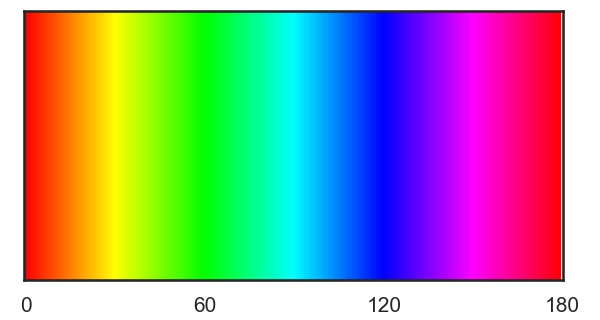
#> input picture Unidad 2/Semana5/hsv.jpg, 600 x 320 px, given in place of the camera
$ python detectorcolores.py
#> lines starting #> are read from the running program, lines starting #| are printed output that depends on the picture; after the words box and inside, x2 and y2 are one past the last pixel; in counts of white or black regions, pixels touching at a corner belong together
import cv2
import numpy as np

webcam = cv2.VideoCapture(0)

while True:
    ret, frame = webcam.read()
#> frame is the input picture: shape (320, 600, 3); mean B, G, R 155, 155, 154.2

    if not ret:
        break

    frame = cv2.flip(frame, 1) # Espejo para que sea más natural
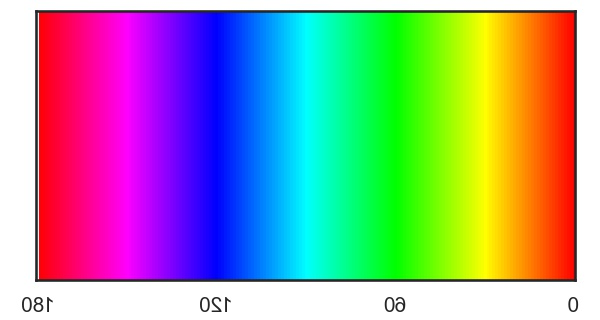
#> frame: shape (320, 600, 3); mean B, G, R 155, 155, 154.2
    hsv = cv2.cvtColor(frame, cv2.COLOR_BGR2HSV)
#> hsv: shape (320, 600, 3); mean H, S, V 73.7, 191.5, 249.3

    # --- DEFINICIÓN DE RANGOS ---

    # Azul
    lower_azul = np.array([90, 50, 50])
    upper_azul = np.array([130, 255, 255])

    # Rojo (usa dos rangos porque el rojo está al inicio y al final del espectro HSV)
    lower_rojo1 = np.array([0, 100, 100]); upper_rojo1 = np.array([10, 255, 255])
    lower_rojo2 = np.array([160, 100, 100]); upper_rojo2 = np.array([179, 255, 255])

    # Amarillo
    lower_amarillo = np.array([20, 100, 100])
    upper_amarillo = np.array([30, 255, 255])

    # Verde
    lower_verde = np.array([40, 40, 40])
    upper_verde = np.array([80, 255, 255])

    # --- CREACIÓN DE MÁSCARAS ---
    mask_azul = cv2.inRange(hsv, lower_azul, upper_azul)
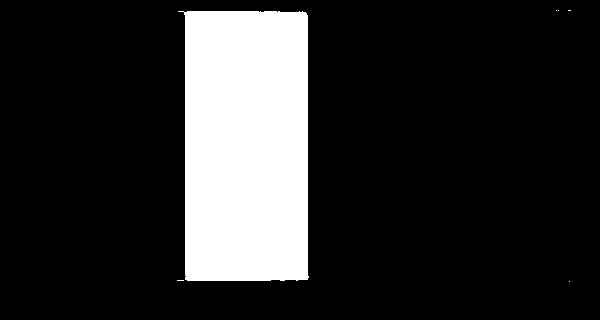
#> mask_azul: shape (320, 600); 17.3% white; 6 white regions (5 under 20 px), largest, box (x1, y1, x2, y2) and area: (178, 11, 309, 281) 33151
    mask_amarillo = cv2.inRange(hsv, lower_amarillo, upper_amarillo)
#> mask_amarillo: shape (320, 600); 4.4% white; 1 white region, box (x1, y1, x2, y2) and area: (482, 13, 516, 279) 8511
    mask_verde = cv2.inRange(hsv, lower_verde, upper_verde)
#> mask_verde: shape (320, 600); 17.3% white; 15 white regions (14 under 20 px), largest, box (x1, y1, x2, y2) and area: (332, 11, 463, 281) 33221
    # El rojo suma sus dos máscaras
    mask_rojo = cv2.add(cv2.inRange(hsv, lower_rojo1, upper_rojo1),
                       cv2.inRange(hsv, lower_rojo2, upper_rojo2))
#> mask_rojo: shape (320, 600); 12.8% white; 2 white regions, box (x1, y1, x2, y2) and area: (38, 12, 99, 280) 16076, (543, 12, 575, 280) 8572

    # --- APLICAR MÁSCARAS (RESULTADOS) ---
    res_azul = cv2.bitwise_and(frame, frame, mask=mask_azul)
    res_rojo = cv2.bitwise_and(frame, frame, mask=mask_rojo)
    res_amarillo = cv2.bitwise_and(frame, frame, mask=mask_amarillo)
    res_verde = cv2.bitwise_and(frame, frame, mask=mask_verde)

    # --- MOSTRAR VENTANAS ---
    cv2.imshow('Original', frame)
    cv2.imshow('Deteccion ROJO', res_rojo)
    cv2.imshow('Deteccion AMARILLO', res_amarillo)
    cv2.imshow('Deteccion AZUL', res_azul)
    cv2.imshow('Deteccion VERDE', res_verde)

    hsv = cv2.cvtColor(frame, cv2.COLOR_BGR2HSV)

    # ROJO (está en los extremos del rango HSV)
    lower_red1 = np.array([0, 100, 100])
    upper_red1 = np.array([10, 255, 255])
    lower_red2 = np.array([160, 100, 100])
    upper_red2 = np.array([179, 255, 255])
    mask_red1 = cv2.inRange(hsv, lower_red1, upper_red1)
#> mask_red1: shape (320, 600); 4.5% white; 3 white regions (2 under 20 px), largest, box (x1, y1, x2, y2) and area: (543, 12, 575, 280) 8570
    mask_red2 = cv2.inRange(hsv, lower_red2, upper_red2)
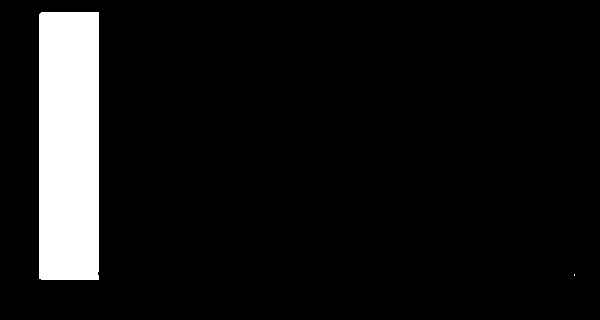
#> mask_red2: shape (320, 600); 8.4% white; 2 white regions (1 under 20 px), largest, box (x1, y1, x2, y2) and area: (39, 12, 99, 280) 16072
    mask_red = cv2.bitwise_or(mask_red1, mask_red2)
    result_red = cv2.bitwise_and(frame, frame, mask=mask_red)

    # AZUL
    lower_blue = np.array([90, 50, 50])
    upper_blue = np.array([130, 255, 255])
    mask_blue = cv2.inRange(hsv, lower_blue, upper_blue)
    result_blue = cv2.bitwise_and(frame, frame, mask=mask_blue)

    # VERDE
    lower_green = np.array([40, 50, 50])
    upper_green = np.array([90, 255, 255])
    mask_green = cv2.inRange(hsv, lower_green, upper_green)
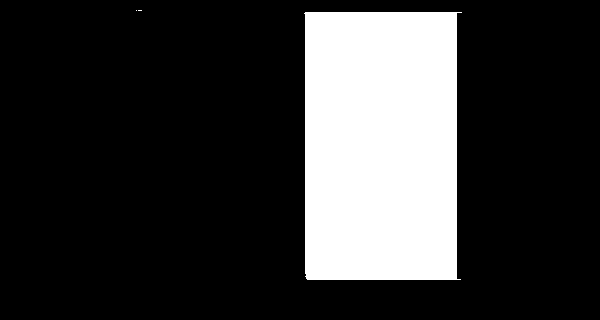
#> mask_green: shape (320, 600); 21.2% white; 3 white regions (2 under 20 px), largest, box (x1, y1, x2, y2) and area: (304, 12, 462, 280) 40740
    result_green = cv2.bitwise_and(frame, frame, mask=mask_green)

    # AMARILLO
    lower_yellow = np.array([20, 100, 100])
    upper_yellow = np.array([30, 255, 255])
    mask_yellow = cv2.inRange(hsv, lower_yellow, upper_yellow)
    result_yellow = cv2.bitwise_and(frame, frame, mask=mask_yellow)

    # Mostrar las 5 ventanas
    frame = cv2.resize(frame, (400, 300))
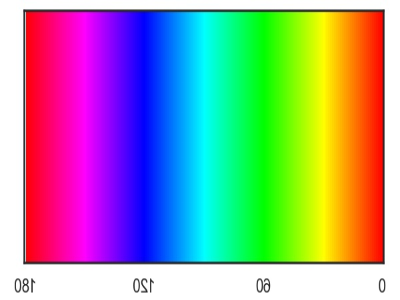
#> frame: shape (300, 400, 3); mean B, G, R 154.8, 154.9, 154.1
    result_blue = cv2.resize(result_blue, (400, 300))
    result_green = cv2.resize(result_green, (400, 300))
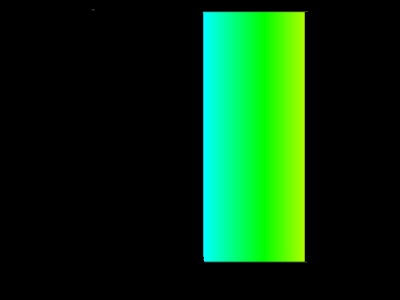
#> result_green: shape (300, 400, 3); mean B, G, R 16.2, 53.9, 7.5
    result_red = cv2.resize(result_red, (400, 300))
    result_yellow = cv2.resize(result_yellow, (400, 300))
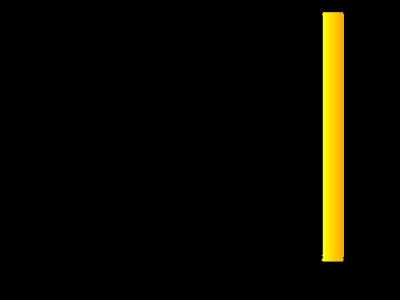
#> result_yellow: shape (300, 400, 3); mean B, G, R 0.1, 9.3, 11.2

    cv2.imshow('Frame Original', frame)
    cv2.imshow('Rojo Detectado', result_red)
    cv2.imshow('Azul Detectado', result_blue)
    cv2.imshow('Verde Detectado', result_green)
    cv2.imshow('Amarillo Detectado', result_yellow)


    if cv2.waitKey(1) & 0xFF == ord('q'):
#> (key q is pressed here)
        break

webcam.release()
cv2.destroyAllWindows()
